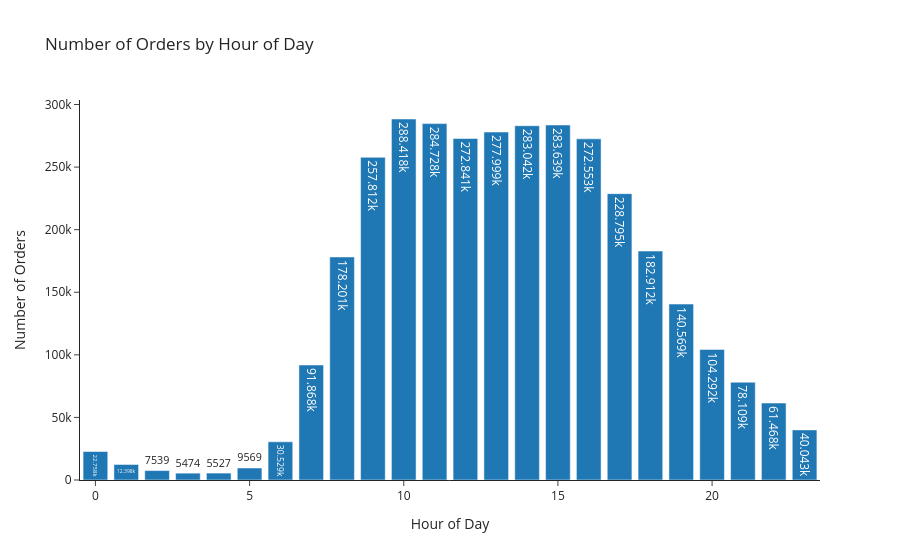

Notebook code for this chart:
### Markdown cell above
Within a day, when do orders cluster? We pivot from day-of-week to
**hour-of-day** by counting `order_hour_of_day` directly. The resulting
distribution is the natural input for any staffing or fulfilment-capacity model.

### Code cell
hour_counts = orders["order_hour_of_day"].value_counts().sort_index().reset_index()
hour_counts.columns = ["Hour of Day", "Number of Orders"]

fig = px.bar(
    hour_counts,
    x="Hour of Day",
    y="Number of Orders",
    title="Number of Orders by Hour of Day",
    text_auto=True,
)
fig.show()

### Figure 1 — Plotly figure (JSON) as saved in the notebook; plotly's stock layout.template omitted (floating-point values rounded to 4 significant figures)
{"data": [{"hovertemplate": "Hour of Day=%{x}<br>Number of Orders=%{y}<extra></extra>", "legendgroup": "", "marker": {"color": "#1F77B4", "pattern": {"shape": ""}}, "name": "", "orientation": "v", "showlegend": false, "textposition": "auto", "texttemplate": "%{y}", "type": "bar", "x": [0, 1, 2, 3, 4, 5, 6, 7, 8, 9, 10, 11, 12, 13, 14, 15, 16, 17, 18, 19, 20, 21, 22, 23], "xaxis": "x", "y": [22758, 12398, 7539, 5474, 5527, 9569, 30529, 91868, 178201, 257812, 288418, 284728, 272841, 277999, 283042, 283639, 272553, 228795, 182912, 140569, 104292, 78109, 61468, 40043], "yaxis": "y"}], "layout": {"barmode": "relative", "legend": {"tracegroupgap": 0}, "title": {"text": "Number of Orders by Hour of Day"}, "xaxis": {"anchor": "y", "domain": [0.0, 1.0], "title": {"text": "Hour of Day"}}, "yaxis": {"anchor": "x", "domain": [0.0, 1.0], "title": {"text": "Number of Orders"}}}}
